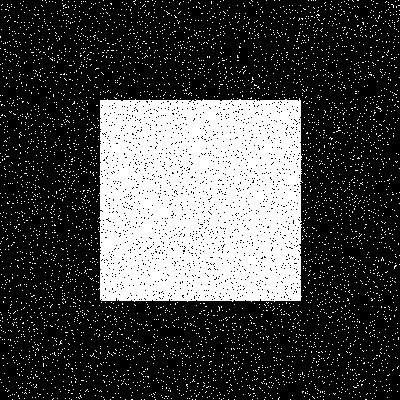
#> input picture images/morphology_test.jpg, 400 x 400 px, found by its file name
$ python Morphological_Transformations.py
#> lines starting #> are read from the running program, lines starting #| are printed output that depends on the picture
import cv2
import numpy as np

# 1. 노이즈가 포함된 이진 이미지 로드 (항상 그레이스케일로 읽기)
# 실습 시 위에서 생성한 'morphology_test.jpg'를 사용합니다.
img = cv2.imread('./images/morphology_test.jpg', cv2.IMREAD_GRAYSCALE)
#> img is the input picture: shape (400, 400); min 0, max 255, mean 71

if img is None:
    print("이미지 로드 실패")
    exit()

# 2. 커널(구조 요소) 생성
# 5x5 크기의 사각형 커널 사용 (노이즈 크기에 따라 크기 조절 필요)
kernel = cv2.getStructuringElement(cv2.MORPH_RECT, (3, 3)) # (3,3)이 더 명확함
kernel2 = cv2.getStructuringElement(cv2.MORPH_RECT, (7, 7)) # (3,3)이 더 명확함
# 3. 열림 연산 (Opening): 침식(Erosion) -> 팽창(Dilation)
# 효과: 배경(검은색)에 있는 자잘한 흰색 점(Salt 노이즈)을 제거합니다.
opened_img = cv2.morphologyEx(img, cv2.MORPH_OPEN, kernel)
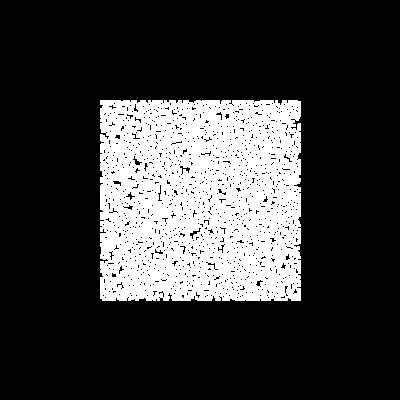
#> opened_img: shape (400, 400); min 0, max 255, mean 59

# 4. 닫힘 연산 (Closing): 팽창(Dilation) -> 침식(Erosion)
# 효과: 객체(흰색) 내부에 있는 검은색 구멍(Pepper 노이즈)을 메웁니다.
# 주의: 열림 연산이 끝난 이미지(opened_img)에 이어서 적용해야 합니다.
final_img = cv2.morphologyEx(opened_img, cv2.MORPH_CLOSE, kernel)
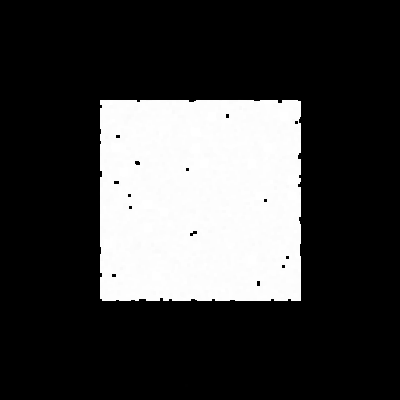
#> final_img: shape (400, 400); min 0, max 255, mean 63.3

# 5. 결과 시각화 비교
cv2.imshow('1. Noisy Original', img)
cv2.imshow('2. After Opening (Salt Removed)', opened_img)
cv2.imshow('3. After Closing (Pepper Removed)', final_img)

cv2.waitKey(0)
cv2.destroyAllWindows()
